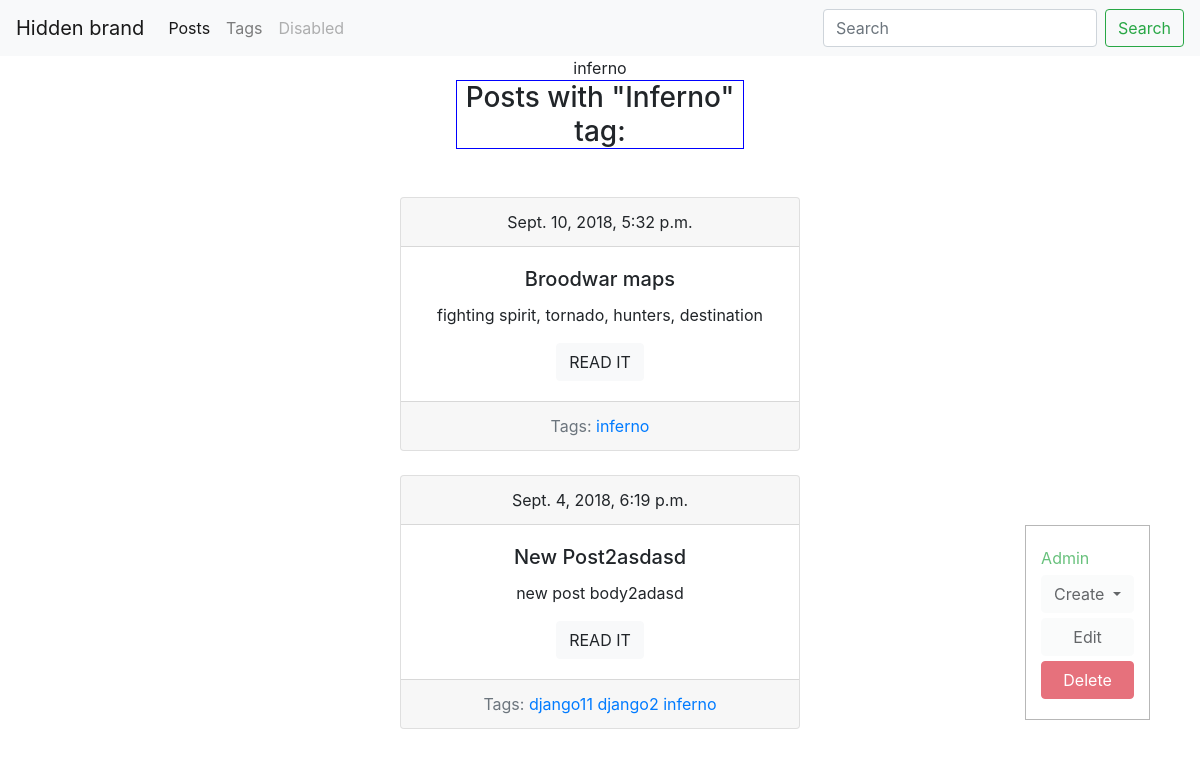
/blog/tag/inferno, run on an earlier commit of the app's database.
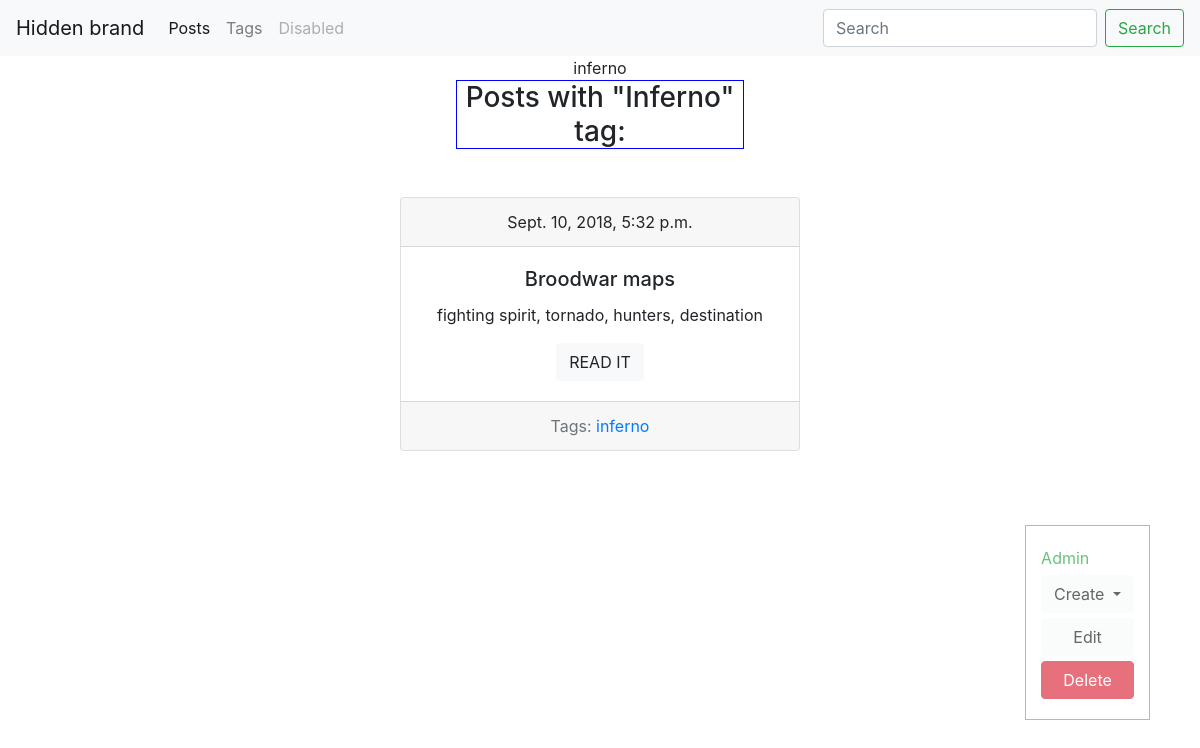
And on a later commit of the database.
### blog/models.py (models this page shows, shortened)
class Post(models.Model):
    title = models.CharField(max_length=150, db_index=True)
    slug = models.SlugField(max_length=150, blank=True, unique=True)
    body = models.TextField(blank=True, db_index=True)
    tags = models.ManyToManyField('Tag', blank=True, related_name='posts')
    date_pub = models.DateTimeField(auto_now_add=True)
    def get_absolute_url(self):
        return reverse('post_details_url', kwargs={'slug': self.slug})

class Tag(models.Model):
    title = models.CharField(max_length=50)
    slug = models.SlugField(max_length=50, unique=True)
    def get_absolute_url(self):
        return reverse('tag_detail_url', kwargs={'slug': self.slug})
    def get_update_url(self):
        return reverse('tag_update_url', kwargs={'slug': self.slug})
    def get_delete_url(self):
        return reverse('tag_delete_url', kwargs={'slug': self.slug})

### blog/views.py (the view)
# urls.py: path('tag/<str:slug>', TagDetail.as_view(), name='tag_detail_url'),
class TagDetail(ObjectDetailMixin, View):
    model = Tag
    template = 'blog/tag_detail.html'

### blog/utils.py (called while the page is built)
    def get(self, request, slug):
        obj = get_object_or_404(self.model, slug__iexact=slug)
        return render(request, self.template,
                      context={self.model.__name__.lower(): obj, 'admin_object': obj, 'detail': True})

### blog/templates/blog/tag_detail.html
{% extends 'blog/base_blog.html' %}
{% block title  %}
{{  tag.title   }} {{ block.super }}
{% endblock%}
{% block content  %}
    <h3 class="mb-5" style="width: 18rem; text-align:center; border: 1px solid blue; margin: auto;"> Posts with "{{ tag.title| title }}" tag: </h3>
    {% for post  in tag.posts.all    %}
    {% include 'blog/includes/post_card_template.html'  %}
{% endfor %}
{% endblock%}

### blog/templates/blog/includes/post_card_template.html
<div class="card mb-4" >
    <div class="card-header">
        <p1>{{post.date_pub}}</p1>
    </div>
    <div class="card-body">
        <h5 class="card-title">{{post.title}}</h5>
        <p class="card-text">{{post.body|truncatewords:15}}</p>
        <a href="{{ post.get_absolute_url }}" class="btn btn-light">READ IT</a>
    </div>
    <div class="card-footer text-muted">
        Tags:
        {% for tag in post.tags.all %}
        <a href="{{ tag.get_absolute_url}}">{{tag.title}}</a>
        {% endfor %}
    </div>
</div>

What changed in the data, as far as the page shows it:
removed Post: date_pub "Sept. 4, 2018, 6:19 p.m.", title "New Post2asdasd", body "new post body2adasd", Tag (title "inferno")
removed Tag: title "django11", shown under "Sept. 4, 2018, 6:19 p.m."
no longer on this page (row edited): Tag: title "django2", shown under "Sept. 4, 2018, 6:19 p.m."
